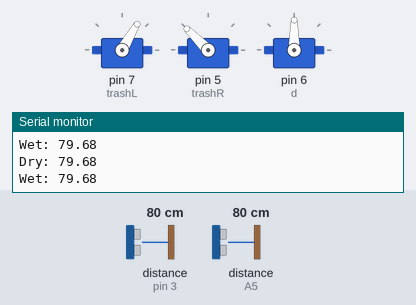
Recording of a sketch running on a simulated Arduino Uno, built with avr-gcc and run on an emulated ATmega328P. On the bench: 3 × servo, the last lines printed to the serial monitor. Wiring (inferred from the names in the program): 2 × ultrasonic range finder: trigger pin 2, echo pin 3 / trigger A4, echo A5. The inputs (shaded band) are chosen by the test bench; at power-on: distance to the obstacle (sensors on pin 3, A5) 80 cm. The echo pulse lasts 58.3 µs per cm.

Above: at 1.3 s.
1.4 s: distance to the obstacle (sensor on pin 3) set to 10 cm
2.9 s: distance to the obstacle (sensor on pin 3) set to 7 cm
At 4.2 s:
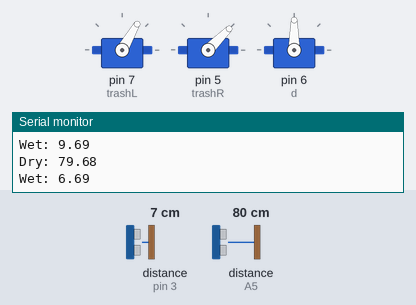
Timing chart, 0 to 10.1 s (numbered marks = the images above; inputs shaded):
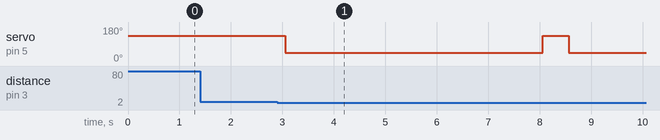

The sketch:

mergemain.ino
```cpp
#include <Servo.h>

#define TRIG_PIN_DRY A4
#define ECHO_PIN_DRY A5
#define TRIG_PIN_WET 2
#define ECHO_PIN_WET 3

Servo trashL;
Servo trashR;
Servo d;

int servoRup = 135;
int servoRdown= 45;

int servoLup = 60;
int servoLdown= 180;

void setup() {
  trashL.attach(7);
  trashR.attach(5);

  pinMode(TRIG_PIN_DRY, OUTPUT);
  pinMode(ECHO_PIN_DRY, INPUT);
  pinMode(TRIG_PIN_WET, OUTPUT);
  pinMode(ECHO_PIN_WET, INPUT);
  Serial.begin(9600);

  d.attach(6);
  trashR.write(servoRup);
  trashL.write(servoLup);
  d.write(90);

}

void loop() {
  // Send trigger pulse
  digitalWrite(TRIG_PIN_DRY, LOW);
  delayMicroseconds(2);
  digitalWrite(TRIG_PIN_DRY, HIGH);
  delayMicroseconds(10);
  digitalWrite(TRIG_PIN_DRY, LOW);

  long durationDry = pulseIn(ECHO_PIN_DRY, HIGH);

  digitalWrite(TRIG_PIN_WET, LOW);
  delayMicroseconds(2);
  digitalWrite(TRIG_PIN_WET, HIGH);
  delayMicroseconds(10);
  digitalWrite(TRIG_PIN_WET, LOW);

  long durationWet = pulseIn(ECHO_PIN_WET, HIGH);

  // Calculate distance (cm)
  float distance_cm_dry = durationDry * 0.0343 / 2;
  float distance_cm_wet = durationWet * 0.0343 / 2;

  Serial.println("Dry: " + String(distance_cm_dry));  // send as text
  Serial.println("Wet: " + String(distance_cm_wet));
  if (distance_cm_dry < 8.05) {
    leftOpen();
    delay(5000);
    leftClose();
  }
  if (distance_cm_wet < 8.05) {
    rightOpen();
    delay(5000);
    rightClose();
  }
  delay(500);
}

void rightOpen(){
  trashR.write(servoRdown);
}


void rightClose(){
  trashR.write(servoRup);
}


void leftOpen(){
  trashL.write(servoLdown);
}


void leftClose(){
  trashL.write(servoLup);
}
```

Measured:
- the behaviour switches between 9 and 8 cm on distance to the obstacle (sensor on pin 3) (found by bisection; images 0 and 1)
- after the input at 2.9 s, servo on pin 5 (trashR): 135° → 45° after 0.16 s, → 135° 5.0 s later, → 45° 0.51 s later
